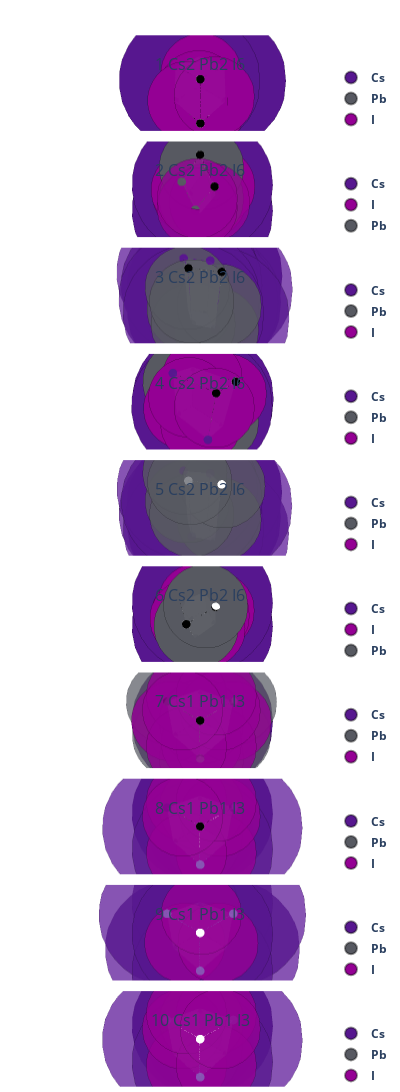

The code cell stored with this chart in its notebook:
### Code cell
structure_3d(structures[:10], n_cols=1)
